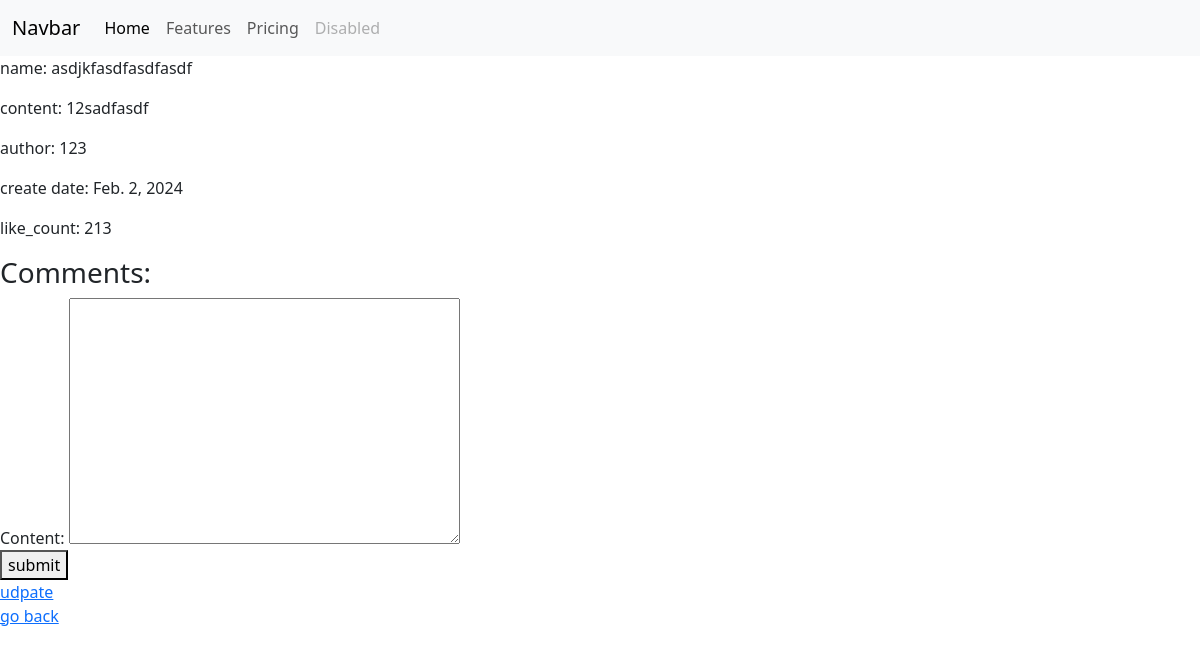
/posts/8, run on an earlier commit of the app's database.
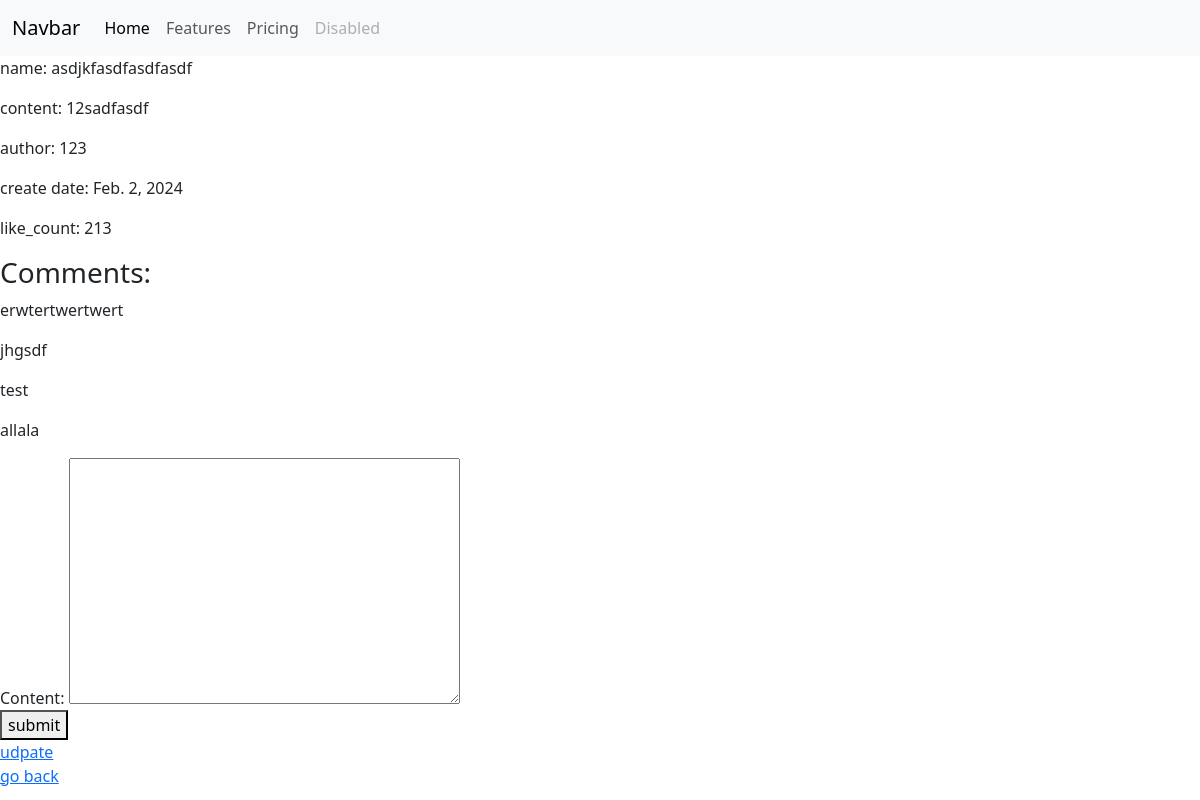
And on a later commit of the database.
### post/models.py (models this page shows)
class Comment(models.Model):
    content = models.TextField()
    post = models.ForeignKey(Post, on_delete=models.CASCADE, related_name='comments')

### post/views.py (the view, shortened to what this page needs)
# urls.py: path('posts/<int:pk>', views.detail_post, name='detail-post'),
def detail_post(request, pk):
    post = get_object_or_404(Post, pk=pk) # pk(id) -ით ბაზიდან პოსტის წამოღება
    return render(request, 'detail_post.html', context={'post': post, 'form': CommentForm()})

### post/forms.py
class CommentForm(ModelForm):
    class Meta:
        model = Comment
        fields = ['content']

### post/templates/detail_post.html (shortened to what this page needs)
{% extends 'base.html' %}
{% block content %}
    <p>name: {{ post.name }}</p>
    <p>content: {{ post.content }}</p>
    <p>author: {{ post.author }}</p>
    <p>create date: {{ post.create_date }}</p>
    <p>like_count: {{ post.like_count }}</p>
    <h3> Comments:</h3>
    {% for comment in post.comments.all %}
        <p>{{comment.content}}</p>
    {% endfor %}
    <form method="post">
        {{ form }}
        <button type="submit">submit</button>
    </form>
    <a href="{% url 'update-post' post.id %}"> udpate</a>
    <br>
    <a href="{% url 'home' %}"> go back</a>
{% endblock%}

What changed in the data, as far as the page shows it:
added Comment: content "erwtertwertwert"
added Comment: content "jhgsdf"
added Comment: content "test"
added Comment: content "allala"
